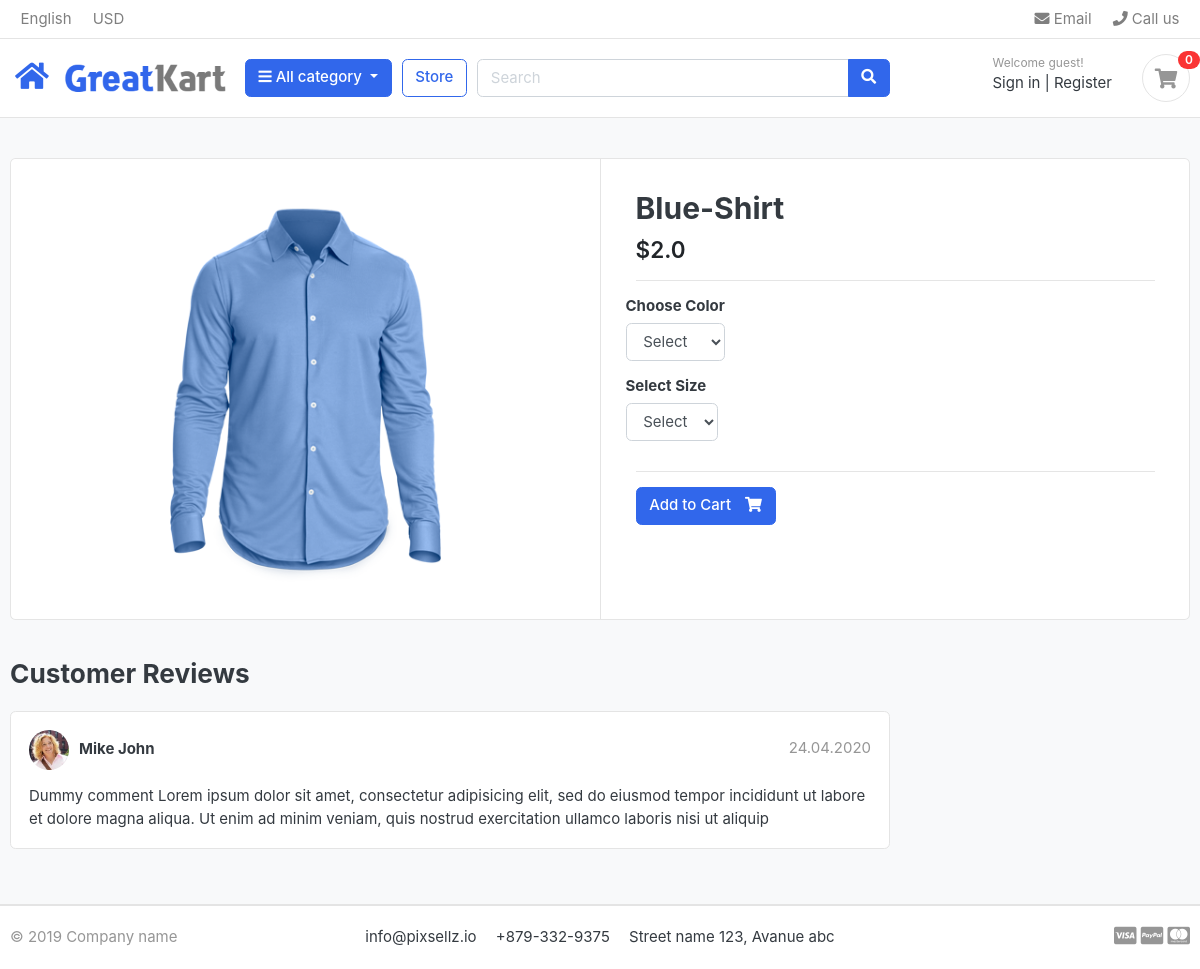
Page /store/Category/shirts/blue-shirt/ on the committed database.
### store/models.py (models this page shows, shortened)
class Product(models.Model):
    product_name = models.CharField(max_length=100,unique=True)
    slug         = models.SlugField(max_length=100,unique=True)
    description  = models.TextField(max_length=255,blank=True)
    price        = models.FloatField()
    pro_image    = models.ImageField(upload_to='photos/product')
    stock        = models.IntegerField()
    is_available = models.BooleanField(default=True)
    category     = models.ForeignKey(Category , on_delete=models.CASCADE)
    created_date = models.DateTimeField(auto_now_add= True)
    modified_date = models.DateTimeField(auto_now= True)

### store/views.py (the view)
# urls.py: path('Category/<slug:category_slug>/<slug:product_slug>/', views.product_details , name='product_details'),
def product_details(request,category_slug,product_slug):
    try:
        single_product = Product.objects.get(category__slug = category_slug, slug = product_slug)
        in_cart = CartItem.objects.filter(cart__cart_id = _cart_id(request),product = single_product).exists()
    except Exception as e :
        raise e
    context = {
        'single_product': single_product,
        'in_cart': in_cart
    }
    return render(request , 'store/product_details.html' , context)

### carts/context_processors.py (called while the page is built)
def cart_items(request):
    total_cart_items = 0
    if "admin" in request.path :
        return {}
    else:
        try:
            cart = Cart.objects.filter(cart_id = _cart_id(request))
            cart_items = CartItem.objects.filter(cart = cart[:1])
            for cart_item in cart_items:
                total_cart_items += cart_item.quantity
        except Cart.DoesNotExist:
            total_cart_items = 0
    return dict(total_cart_items=total_cart_items)

### carts/views.py (called while the page is built)
def _cart_id(request):
    cart = request.session.session_key
    if not cart:
        cart = request.session.create()
    return cart

### category/context_processors.py (called while the page is built)
def menu_links(request):
    links = Category.objects.all()
    return dict(links=links)

### store/models.py (called while the page is built)
    def colors(self):
        return super(VariationManager , self).filter(variation_category ='color' , is_active = True)

    def sizes(self):
        return super(VariationManager , self).filter(variation_category ='size' , is_active = True)

### templates/store/product_details.html (shortened to what this page needs)
{% extends "base.html" %}
{% load static %}
{% block content %}
<section class="section-content padding-y bg">
<div class="container">
<div class="card">
	<div class="row no-gutters">
		<aside class="col-md-6">
<article class="gallery-wrap">
	<div class="img-big-wrap">
	   <a href="#"><img src="{{single_product.pro_image.url}}"></a>
	</div>
</article>
		</aside>
		<main class="col-md-6 border-left">
		<form action="{% url 'add_cart' single_product.id %}" method="POST">
			<article class="content-body">
			<h2 class="title">{{single_product.product_name}}</h2>
			<div class="mb-3">
				<var class="price h4">${{single_product.price}}</var>
			</div>
			<hr>
				<div class="row">
					<div class="item-option-select">
						<h6>Choose Color</h6>
						<select name="color" class = "form-control"  required>
							<option value="" class = 'disabled selected' >Select</option>
						</select>
					</div>
				</div>
				<div class="row">
					<div class="item-option-select">
						<h6>Select Size</h6>
						<select name="size" class = "form-control" required>
							<option value="" class = 'disabled selected' >Select</option>
						</select>
					</div>
				</div>
				<hr>
					{% if single_product.stock <= 0 %}
						<h5>Out of Stock </h5>
					{% elif single_product.stock <= 10 %}
						<button type = 'submit' class="btn  btn-primary"> <span class="text">Limited available stock</span> <i class="fas fa-shopping-cart"></i> </button>
						<h6 class="text-muted small mt-1">Available items : {{ single_product.stock }}</h6>
					{% else %}
						<button type = 'submit' class="btn  btn-primary"> <span class="text">Add to Cart</span> <i class="fas fa-shopping-cart"></i>  </button>
					{% endif %}
			</article>
</form>
		</main>
	</div>
</div>
<br>
<div class="row">
			<div class="col-md-9">
	<header class="section-heading">
		<h3>Customer Reviews </h3>
	</header>
	<article class="box mb-3">
		<div class="icontext w-100">
			<img src="{% static "./images/avatars/avatar1.jpg" %}" class="img-xs icon rounded-circle">
			<div class="text">
				<span class="date text-muted float-md-right">24.04.2020 </span>
				<h6 class="mb-1">Mike John </h6>
			</div>
		</div>
		<div class="mt-3">
			<p>
				Dummy comment Lorem ipsum dolor sit amet, consectetur adipisicing elit, sed do eiusmod
				tempor incididunt ut labore et dolore magna aliqua. Ut enim ad minim veniam,
				quis nostrud exercitation ullamco laboris nisi ut aliquip
			</p>
		</div>
	</article>
	</div>
</div>
</div>
</section>
{% endblock content %}

### static/css/ui.css (style rules this page uses)
html { font-family: "Inter", sans-serif; font-size: 15px; }
.content-body { flex: 1 1 auto; padding: 2rem 2.3rem; }
.img-xs, .img-sm, .img-md, .img-lg { -o-object-fit: cover; object-fit: cover; flex-shrink: 0; flex-grow: 0; }
.img-xs { width: 40px; height: 40px; }
.padding-y { padding-top: 40px; padding-bottom: 40px; }
var { font-style: normal; }
article:after, .form-group:after { display: block; clear: both; content: ""; }
.bg { background-color: #f8f9fa; }
.section-heading { margin-bottom: 20px; margin-top: 15px; }
p:last-child { margin-bottom: 0; }
.btn .text + i { margin-left: 10px; }
.icontext { display: inline-flex; align-items: center; vertical-align: middle; }
.icontext .text { width: 100%; line-height: 1.2; }
.icontext .icon { position: relative; margin-right: 10px; flex-shrink: 0; flex-grow: 0; }
.price { font-weight: 600; color: #212529; }
.box { padding: 18px; background: #fff; border-radius: 0.37rem; border: 1px solid #e4e4e4; }
.box img { max-width: 100%; }
.gallery-wrap .img-big-wrap { margin-bottom: 10px; border-radius: 0.37rem; overflow: hidden; background-color: #fff; }
.gallery-wrap .img-big-wrap a { text-align: center; display: block; }
.gallery-wrap .img-big-wrap img { height: 450px; width: auto; display: inline-block; }
.item-option-select { margin-bottom: 1rem; display: inline-block; margin-right: 15px; }

### rows in the picture
Product: pro_image (picture), product_name "Blue-Shirt", price "2.0"

### other values in the picture
{{ total_cart_items }} "0"
